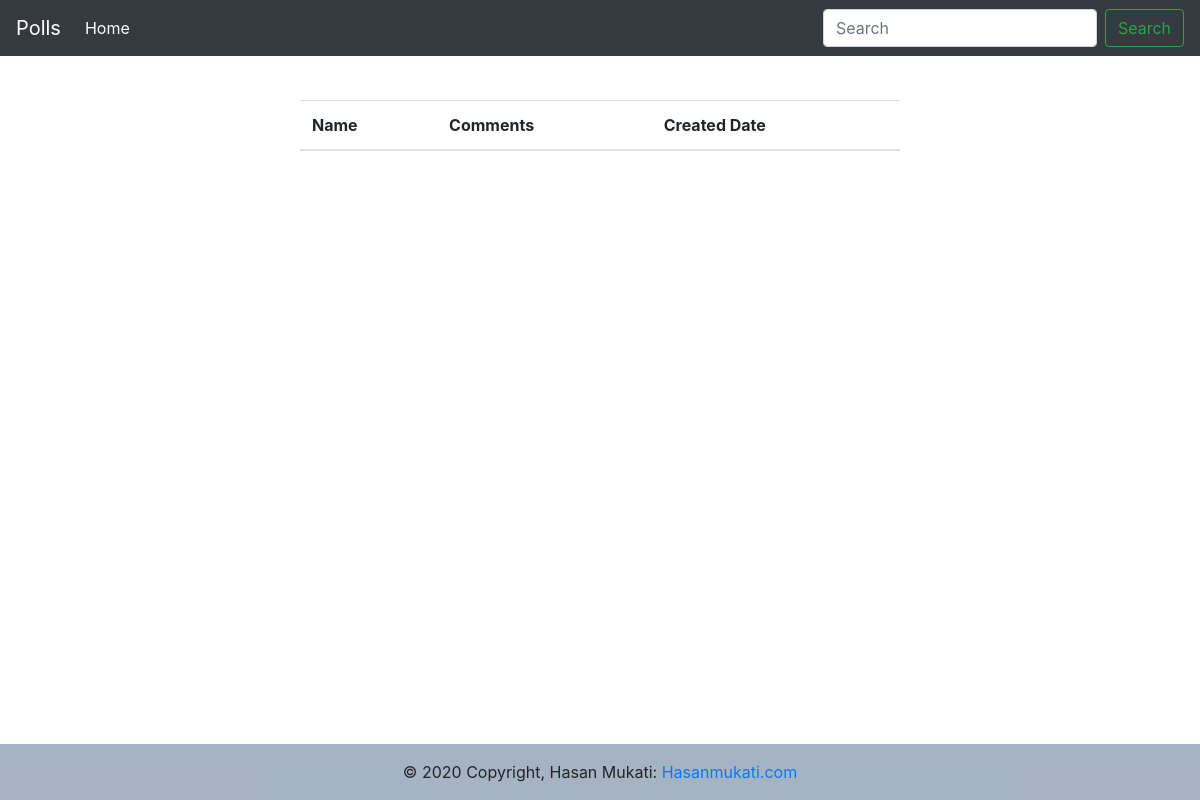
The page /polls/comments/list/ on the database as committed earlier.
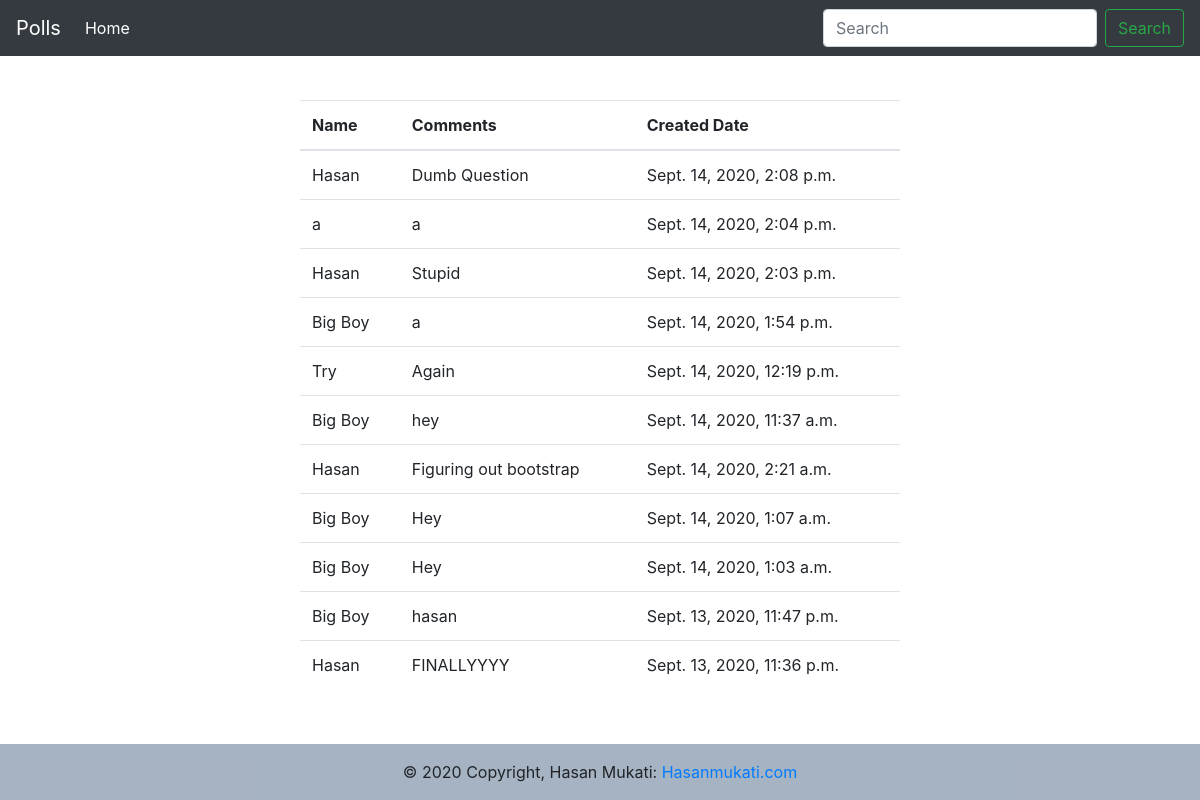
The same page on the database as committed later.
### polls/models.py (models this page shows, shortened)
class Comment(models.Model):
    post = models.ForeignKey(Question, on_delete=models.CASCADE, related_name='comments')
    author = models.CharField(max_length=200)
    text = models.TextField()
    created_date = models.DateTimeField(default=timezone.now)
    approved_comment = models.BooleanField(default=False)

### polls/views.py (the view)
# urls.py: path('comments/list/', views.commentLists, name='commentLists'),
def commentLists(request):
    someData = {}
    someData['anyData'] = 'anyValue'
    someData['comments'] = Comment.objects.order_by('-created_date')
    return render(request, 'polls/comment-lists.html', someData)

### polls/templates/polls/comment-lists.html (shortened to what this page needs)
<!DOCTYPE html>
<html lang="en">
  <head>
    <link rel="stylesheet" href="https://stackpath.bootstrapcdn.com/bootstrap/4.5.2/css/bootstrap.min.css">
</head>
<body>
    <nav class="navbar navbar-expand-md navbar-dark bg-dark fixed-top">
        <a class="navbar-brand" href="/polls/" googl="true">Polls</a>
        <div class="collapse navbar-collapse" id="navbarsExampleDefault">
          <ul class="navbar-nav mr-auto">
            <li class="nav-item active">
              <a class="nav-link" href="http://127.0.0.1:8000/">Home <span class="sr-only">(current)</span></a>
            </li>
          </ul>
          <form class="form-inline my-2 my-lg-0">
            <input class="form-control mr-sm-2" type="text" placeholder="Search" aria-label="Search">
            <button class="btn btn-outline-success my-2 my-sm-0" type="submit">Search</button>
          </form>
        </div>
      </nav>
    <div class="our_page_container">
        <table class="table table-condensed">
            <thead>
            <tr>
              <th>Name</th>
              <th>Comments</th>
              <th>Created Date</th>
            </tr>
            </thead>
            <tbody>
            {% for getN in comments %}
            <tr>
              <td googl="true">{{getN.author}}</td>
              <td>{{getN.text}}</td>
              <td>{{getN.created_date}}</td>
            </tr>
            {% endfor %}
            </tbody>
        </table>
    </div>
</body>
<div class="footer_container">
  <footer class="page-footer font-small blue">
      <div class="footer-copyright text-center py-3">© 2020 Copyright, Hasan Mukati:
        <a href="https://Hasanmukati.com/"> Hasanmukati.com</a>
      </div>
    </footer>
  </div>
</html>

Rows that differ between the two databases and show on the page:
added Comment: author "Hasan", text "Dumb Question", created_date "Sept. 14, 2020, 2:08 p.m."
added Comment: author "a", text "a", created_date "Sept. 14, 2020, 2:04 p.m."
added Comment: author "Hasan", text "Stupid", created_date "Sept. 14, 2020, 2:03 p.m."
added Comment: author "Big Boy", text "a", created_date "Sept. 14, 2020, 1:54 p.m."
added Comment: author "Try", text "Again", created_date "Sept. 14, 2020, 12:19 p.m."
added Comment: author "Big Boy", text "hey", created_date "Sept. 14, 2020, 11:37 a.m."
added Comment: author "Hasan", text "Figuring out bootstrap", created_date "Sept. 14, 2020, 2:21 a.m."
added Comment: author "Big Boy", text "Hey", created_date "Sept. 14, 2020, 1:07 a.m."
added Comment: author "Big Boy", text "Hey", created_date "Sept. 14, 2020, 1:03 a.m."
added Comment: author "Big Boy", text "hasan", created_date "Sept. 13, 2020, 11:47 p.m."
added Comment: author "Hasan", text "FINALLYYYY", created_date "Sept. 13, 2020, 11:36 p.m."
